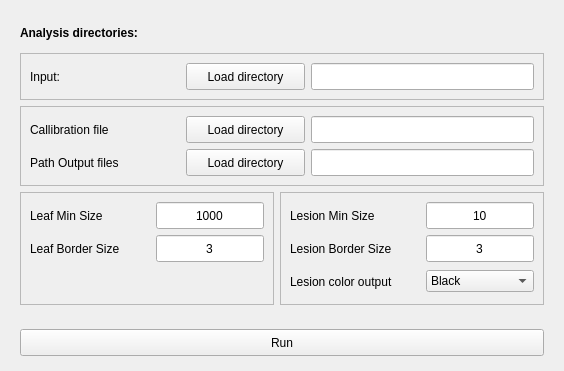
      <widget class="QWidget" name="tabAnalysis">
       <attribute name="title">
        <string>Analyses</string>
       </attribute>
       <layout class="QGridLayout" name="gridLayout_5">
        <item row="0" column="0">
         <widget class="QFrame" name="frame">
          <property name="frameShape">
           <enum>QFrame::NoFrame</enum>
          </property>
          <property name="frameShadow">
           <enum>QFrame::Raised</enum>
          </property>
          <layout class="QGridLayout" name="gridLayout_2">
           <item row="0" column="0">
            <widget class="QLabel" name="analysisLabel">
             <property name="minimumSize">
              <size>
               <width>150</width>
               <height>27</height>
              </size>
             </property>
             <property name="maximumSize">
              <size>
               <width>210</width>
               <height>27</height>
              </size>
             </property>
             <property name="text">
              <string>&lt;html&gt;&lt;head/&gt;&lt;body&gt;&lt;p&gt;&lt;span style=&quot; font-weight:600;&quot;&gt;Analysis directories:&lt;/span&gt;&lt;/p&gt;&lt;/body&gt;&lt;/html&gt;</string>
             </property>
            </widget>
           </item>
           <item row="4" column="0">
            <widget class="QFrame" name="frame_5">
             <property name="frameShape">
              <enum>QFrame::StyledPanel</enum>
             </property>
             <property name="frameShadow">
              <enum>QFrame::Raised</enum>
             </property>
             <layout class="QFormLayout" name="formLayout_2">
              <item row="0" column="0">
               <widget class="QLabel" name="leafSizeLabel">
                <property name="minimumSize">
                 <size>
                  <width>120</width>
                  <height>27</height>
                 </size>
                </property>
                <property name="maximumSize">
                 <size>
                  <width>120</width>
                  <height>27</height>
                 </size>
                </property>
                <property name="text">
                 <string>Leaf Min Size</string>
                </property>
               </widget>
              </item>
              <item row="2" column="0">
               <widget class="QLabel" name="leafBorderSizeLabel">
                <property name="minimumSize">
                 <size>
                  <width>120</width>
                  <height>27</height>
                 </size>
                </property>
                <property name="maximumSize">
                 <size>
                  <width>120</width>
                  <height>27</height>
                 </size>
                </property>
                <property name="text">
                 <string>Leaf Border Size</string>
                </property>
               </widget>
              </item>
              <item row="0" column="1">
               <widget class="QLineEdit" name="leafSizeLineEdit">
                <property name="sizePolicy">
                 <sizepolicy hsizetype="Minimum" vsizetype="Fixed">
                  <horstretch>0</horstretch>
                  <verstretch>0</verstretch>
                 </sizepolicy>
                </property>
                <property name="minimumSize">
                 <size>
                  <width>90</width>
                  <height>27</height>
                 </size>
                </property>
                <property name="maximumSize">
                 <size>
                  <width>120</width>
                  <height>27</height>
                 </size>
                </property>
                <property name="toolTip">
                 <string>&lt;html&gt;&lt;head/&gt;&lt;body&gt;&lt;p&gt;
Number of population maximum for DAPC. (Warning: R script colours contain only 10 values increase numbre if you select more than 10.)&lt;br/&gt;
An optinal integer indicating the number of clusters to be sought.&lt;br/&gt;
If provided, the function will only run K-means once, for this number of clusters.&lt;br/&gt;
If left as NULL, several K-means are run for a range of k (number of clusters) values.&lt;/p&gt;&lt;/body&gt;&lt;/html&gt;</string>
                </property>
                <property name="text">
                 <string>1000</string>
                </property>
                <property name="alignment">
                 <set>Qt::AlignCenter</set>
                </property>
               </widget>
              </item>
              <item row="2" column="1">
               <widget class="QLineEdit" name="leafBorderSizeLineEdit">
                <property name="sizePolicy">
                 <sizepolicy hsizetype="Minimum" vsizetype="Fixed">
                  <horstretch>0</horstretch>
                  <verstretch>0</verstretch>
                 </sizepolicy>
                </property>
                <property name="minimumSize">
                 <size>
                  <width>90</width>
                  <height>27</height>
                 </size>
                </property>
                <property name="maximumSize">
                 <size>
                  <width>120</width>
                  <height>27</height>
                 </size>
                </property>
                <property name="toolTip">
                 <string>&lt;html&gt;&lt;head/&gt;&lt;body&gt;&lt;p&gt;
Number of population maximum for DAPC. (Warning: R script colours contain only 10 values increase numbre if you select more than 10.)&lt;br/&gt;
An optinal integer indicating the number of clusters to be sought.&lt;br/&gt;
If provided, the function will only run K-means once, for this number of clusters.&lt;br/&gt;
If left as NULL, several K-means are run for a range of k (number of clusters) values.&lt;/p&gt;&lt;/body&gt;&lt;/html&gt;</string>
                </property>
                <property name="text">
                 <string>3</string>
                </property>
                <property name="alignment">
                 <set>Qt::AlignCenter</set>
                </property>
               </widget>
              </item>
             </layout>
            </widget>
           </item>
           <item row="4" column="1">
            <widget class="QFrame" name="frame_6">
             <property name="frameShape">
              <enum>QFrame::StyledPanel</enum>
             </property>
             <property name="frameShadow">
              <enum>QFrame::Raised</enum>
             </property>
             <layout class="QGridLayout" name="gridLayout_14">
              <item row="0" column="0">
               <widget class="QLabel" name="lesionSizeLabel">
                <property name="minimumSize">
                 <size>
                  <width>130</width>
                  <height>27</height>
                 </size>
                </property>
                <property name="maximumSize">
                 <size>
                  <width>150</width>
                  <height>27</height>
                 </size>
                </property>
                <property name="text">
                 <string>Lesion Min Size</string>
                </property>
               </widget>
              </item>
              <item row="0" column="1">
               <widget class="QLineEdit" name="lesionSizeLineEdit">
                <property name="sizePolicy">
                 <sizepolicy hsizetype="Minimum" vsizetype="Fixed">
                  <horstretch>0</horstretch>
                  <verstretch>0</verstretch>
                 </sizepolicy>
                </property>
                <property name="minimumSize">
                 <size>
                  <width>90</width>
                  <height>27</height>
                 </size>
                </property>
                <property name="maximumSize">
                 <size>
                  <width>120</width>
                  <height>27</height>
                 </size>
                </property>
                <property name="toolTip">
                 <string>&lt;html&gt;&lt;head/&gt;&lt;body&gt;&lt;p&gt;
Number of population maximum for DAPC. (Warning: R script colours contain only 10 values increase numbre if you select more than 10.)&lt;br/&gt;
An optinal integer indicating the number of clusters to be sought.&lt;br/&gt;
If provided, the function will only run K-means once, for this number of clusters.&lt;br/&gt;
If left as NULL, several K-means are run for a range of k (number of clusters) values.&lt;/p&gt;&lt;/body&gt;&lt;/html&gt;</string>
                </property>
                <property name="text">
                 <string>10</string>
                </property>
                <property name="alignment">
                 <set>Qt::AlignCenter</set>
                </property>
               </widget>
              </item>
              <item row="1" column="0">
               <widget class="QLabel" name="lesionBorderLabel">
                <property name="minimumSize">
                 <size>
                  <width>130</width>
                  <height>27</height>
                 </size>
                </property>
                <property name="maximumSize">
                 <size>
                  <width>150</width>
                  <height>27</height>
                 </size>
                </property>
                <property name="text">
                 <string>Lesion Border Size</string>
                </property>
               </widget>
              </item>
              <item row="1" column="1">
               <widget class="QLineEdit" name="lesionBorderLineEdit">
                <property name="sizePolicy">
                 <sizepolicy hsizetype="Minimum" vsizetype="Fixed">
                  <horstretch>0</horstretch>
                  <verstretch>0</verstretch>
                 </sizepolicy>
                </property>
                <property name="minimumSize">
                 <size>
                  <width>90</width>
                  <height>27</height>
                 </size>
                </property>
                <property name="maximumSize">
                 <size>
                  <width>120</width>
                  <height>27</height>
                 </size>
                </property>
                <property name="toolTip">
                 <string>&lt;html&gt;&lt;head/&gt;&lt;body&gt;&lt;p&gt;
Number of population maximum for DAPC. (Warning: R script colours contain only 10 values increase numbre if you select more than 10.)&lt;br/&gt;
An optinal integer indicating the number of clusters to be sought.&lt;br/&gt;
If provided, the function will only run K-means once, for this number of clusters.&lt;br/&gt;
If left as NULL, several K-means are run for a range of k (number of clusters) values.&lt;/p&gt;&lt;/body&gt;&lt;/html&gt;</string>
                </property>
                <property name="text">
                 <string>3</string>
                </property>
                <property name="alignment">
                 <set>Qt::AlignCenter</set>
                </property>
               </widget>
              </item>
              <item row="2" column="0">
               <widget class="QLabel" name="lesioncolorLabel">
                <property name="minimumSize">
                 <size>
                  <width>130</width>
                  <height>27</height>
                 </size>
                </property>
                <property name="maximumSize">
                 <size>
                  <width>150</width>
                  <height>27</height>
                 </size>
                </property>
                <property name="text">
                 <string>Lesion color output</string>
                </property>
               </widget>
              </item>
              <item row="2" column="1">
               <widget class="QComboBox" name="lesionColorComboBox">
                <item>
                 <property name="text">
                  <string>Black</string>
                 </property>
                </item>
                <item>
                 <property name="text">
                  <string>White</string>
                 </property>
                </item>
               </widget>
              </item>
             </layout>
            </widget>
           </item>
           <item row="2" column="0" colspan="2">
            <widget class="QFrame" name="frame_7">
             <property name="frameShape">
              <enum>QFrame::StyledPanel</enum>
             </property>
             <property name="frameShadow">
              <enum>QFrame::Raised</enum>
             </property>
             <layout class="QGridLayout" name="gridLayout_15">
              <item row="0" column="0">
               <widget class="QLabel" name="calibrationFileLabel">
                <property name="minimumSize">
                 <size>
                  <width>150</width>
                  <height>27</height>
                 </size>
                </property>
                <property name="maximumSize">
                 <size>
                  <width>150</width>
                  <height>27</height>
                 </size>
                </property>
                <property name="text">
                 <string>Callibration file</string>
                </property>
               </widget>
              </item>
              <item row="0" column="1">
               <widget class="QPushButton" name="loadCalibrationFilePushButton">
                <property name="minimumSize">
                 <size>
                  <width>119</width>
                  <height>27</height>
                 </size>
                </property>
                <property name="maximumSize">
                 <size>
                  <width>119</width>
                  <height>27</height>
                 </size>
                </property>
                <property name="toolTip">
                 <string>&lt;html&gt;&lt;head/&gt;&lt;body&gt;&lt;p&gt;Open file dialog to load list accession file (.txt)&lt;/p&gt;&lt;/body&gt;&lt;/html&gt;</string>
                </property>
                <property name="whatsThis">
                 <string>&lt;html&gt;&lt;head/&gt;&lt;body&gt;&lt;p&gt;Open file dialog to load list accession file (.txt)&lt;/p&gt;&lt;/body&gt;&lt;/html&gt;</string>
                </property>
                <property name="text">
                 <string>Load directory</string>
                </property>
               </widget>
              </item>
              <item row="0" column="2">
               <widget class="QLineEdit" name="calibrationFileOpenLineEdit">
                <property name="minimumSize">
                 <size>
                  <width>0</width>
                  <height>27</height>
                 </size>
                </property>
                <property name="maximumSize">
                 <size>
                  <width>500</width>
                  <height>27</height>
                 </size>
                </property>
                <property name="toolTip">
                 <string>&lt;html&gt;&lt;head/&gt;&lt;body&gt;&lt;p&gt;
Number of population maximum for DAPC. (Warning: R script colours contain only 10 values increase numbre if you select more than 10.)&lt;br/&gt;
An optinal integer indicating the number of clusters to be sought.&lt;br/&gt;
If provided, the function will only run K-means once, for this number of clusters.&lt;br/&gt;
If left as NULL, several K-means are run for a range of k (number of clusters) values.&lt;/p&gt;&lt;/body&gt;&lt;/html&gt;</string>
                </property>
                <property name="text">
                 <string/>
                </property>
                <property name="alignment">
                 <set>Qt::AlignCenter</set>
                </property>
               </widget>
              </item>
              <item row="2" column="0">
               <widget class="QLabel" name="pathOutLabel">
                <property name="minimumSize">
                 <size>
                  <width>150</width>
                  <height>27</height>
                 </size>
                </property>
                <property name="maximumSize">
                 <size>
                  <width>150</width>
                  <height>27</height>
                 </size>
                </property>
                <property name="text">
                 <string>Path Output files</string>
                </property>
               </widget>
              </item>
              <item row="2" column="1">
               <widget class="QPushButton" name="loadPathOutPushButton">
                <property name="minimumSize">
                 <size>
                  <width>119</width>
                  <height>27</height>
                 </size>
                </property>
                <property name="maximumSize">
                 <size>
                  <width>119</width>
                  <height>27</height>
                 </size>
                </property>
                <property name="text">
                 <string>Load directory</string>
                </property>
               </widget>
              </item>
              <item row="2" column="2">
               <widget class="QLineEdit" name="pathOutlineEdit">
                <property name="minimumSize">
                 <size>
                  <width>0</width>
                  <height>27</height>
                 </size>
                </property>
                <property name="maximumSize">
                 <size>
                  <width>500</width>
                  <height>27</height>
                 </size>
                </property>
                <property name="toolTip">
                 <string>&lt;html&gt;&lt;head/&gt;&lt;body&gt;&lt;p&gt;Path to output file, &lt;/p&gt;&lt;p&gt;by default in the same path as programme&lt;/p&gt;&lt;/body&gt;&lt;/html&gt;</string>
                </property>
                <property name="whatsThis">
                 <string>&lt;html&gt;&lt;head/&gt;&lt;body&gt;&lt;p&gt;Path to output file, &lt;/p&gt;&lt;p&gt;by default in the same path as programme&lt;/p&gt;&lt;/body&gt;&lt;/html&gt;</string>
                </property>
                <property name="text">
                 <string/>
                </property>
               </widget>
              </item>
             </layout>
            </widget>
           </item>
           <item row="1" column="0" colspan="2">
            <widget class="QFrame" name="frame_8">
             <property name="frameShape">
              <enum>QFrame::StyledPanel</enum>
             </property>
             <property name="frameShadow">
              <enum>QFrame::Raised</enum>
             </property>
             <layout class="QGridLayout" name="gridLayout_16">
              <item row="0" column="0">
               <widget class="QLabel" name="pathInLabel">
                <property name="minimumSize">
                 <size>
                  <width>150</width>
                  <height>27</height>
                 </size>
                </property>
                <property name="maximumSize">
                 <size>
                  <width>150</width>
                  <height>27</height>
                 </size>
                </property>
                <property name="text">
                 <string>Input:</string>
                </property>
               </widget>
              </item>
              <item row="0" column="1">
               <widget class="QPushButton" name="loadAnalysisPushButton">
                <property name="minimumSize">
                 <size>
                  <width>119</width>
                  <height>27</height>
                 </size>
                </property>
                <property name="maximumSize">
                 <size>
                  <width>119</width>
                  <height>27</height>
                 </size>
                </property>
                <property name="toolTip">
                 <string>&lt;html&gt;&lt;head/&gt;&lt;body&gt;&lt;p&gt;Open file dialog to load list accession file (.txt)&lt;/p&gt;&lt;/body&gt;&lt;/html&gt;</string>
                </property>
                <property name="whatsThis">
                 <string>&lt;html&gt;&lt;head/&gt;&lt;body&gt;&lt;p&gt;Open file dialog to load list accession file (.txt)&lt;/p&gt;&lt;/body&gt;&lt;/html&gt;</string>
                </property>
                <property name="text">
                 <string>Load directory</string>
                </property>
               </widget>
              </item>
              <item row="0" column="2">
               <widget class="QLineEdit" name="analysisOpenLineEdit">
                <property name="minimumSize">
                 <size>
                  <width>0</width>
                  <height>27</height>
                 </size>
                </property>
                <property name="maximumSize">
                 <size>
                  <width>500</width>
                  <height>27</height>
                 </size>
                </property>
                <property name="focusPolicy">
                 <enum>Qt::StrongFocus</enum>
                </property>
                <property name="toolTip">
                 <string>&lt;html&gt;&lt;head/&gt;&lt;body&gt;&lt;p&gt;
Number of population maximum for DAPC. (Warning: R script colours contain only 10 values increase numbre if you select more than 10.)&lt;br/&gt;
An optinal integer indicating the number of clusters to be sought.&lt;br/&gt;
If provided, the function will only run K-means once, for this number of clusters.&lt;br/&gt;
If left as NULL, several K-means are run for a range of k (number of clusters) values.&lt;/p&gt;&lt;/body&gt;&lt;/html&gt;</string>
                </property>
                <property name="text">
                 <string/>
                </property>
                <property name="alignment">
                 <set>Qt::AlignCenter</set>
                </property>
               </widget>
              </item>
             </layout>
            </widget>
           </item>
          </layout>
         </widget>
        </item>
        <item row="1" column="0">
         <widget class="QFrame" name="frame_4">
          <property name="maximumSize">
           <size>
            <width>16777215</width>
            <height>40</height>
           </size>
          </property>
          <property name="frameShape">
           <enum>QFrame::NoFrame</enum>
          </property>
          <property name="frameShadow">
           <enum>QFrame::Raised</enum>
          </property>
          <layout class="QGridLayout" name="gridLayout_13">
           <item row="0" column="0">
            <widget class="QPushButton" name="runAnalysisPushButton">
             <property name="minimumSize">
              <size>
               <width>0</width>
               <height>27</height>
              </size>
             </property>
             <property name="maximumSize">
              <size>
               <width>700</width>
               <height>27</height>
              </size>
             </property>
             <property name="toolTip">
              <string>&lt;html&gt;&lt;head/&gt;&lt;body&gt;&lt;p&gt;run the programm&lt;/p&gt;&lt;/body&gt;&lt;/html&gt;</string>
             </property>
             <property name="whatsThis">
              <string>&lt;html&gt;&lt;head/&gt;&lt;body&gt;&lt;p&gt;run the programm&lt;/p&gt;&lt;/body&gt;&lt;/html&gt;</string>
             </property>
             <property name="text">
              <string>Run</string>
             </property>
            </widget>
           </item>
          </layout>
         </widget>
        </item>
       </layout>
      </widget>
